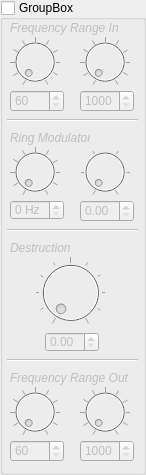
<?xml version="1.0" encoding="UTF-8"?>
<ui version="4.0">
 <class>ConfigRadioGroupBox</class>
 <widget class="QGroupBox" name="ConfigRadioGroupBox">
  <property name="geometry">
   <rect>
    <x>0</x>
    <y>0</y>
    <width>146</width>
    <height>475</height>
   </rect>
  </property>
  <property name="sizePolicy">
   <sizepolicy hsizetype="Fixed" vsizetype="Fixed">
    <horstretch>0</horstretch>
    <verstretch>0</verstretch>
   </sizepolicy>
  </property>
  <property name="minimumSize">
   <size>
    <width>146</width>
    <height>475</height>
   </size>
  </property>
  <property name="maximumSize">
   <size>
    <width>146</width>
    <height>475</height>
   </size>
  </property>
  <property name="baseSize">
   <size>
    <width>146</width>
    <height>475</height>
   </size>
  </property>
  <property name="windowTitle">
   <string notr="true">GroupBox</string>
  </property>
  <property name="title">
   <string>GroupBox</string>
  </property>
  <property name="checkable">
   <bool>true</bool>
  </property>
  <property name="checked">
   <bool>false</bool>
  </property>
  <widget class="Line" name="line">
   <property name="geometry">
    <rect>
     <x>7</x>
     <y>110</y>
     <width>131</width>
     <height>20</height>
    </rect>
   </property>
   <property name="orientation">
    <enum>Qt::Horizontal</enum>
   </property>
  </widget>
  <widget class="QDial" name="dial_in_lo">
   <property name="geometry">
    <rect>
     <x>10</x>
     <y>30</y>
     <width>50</width>
     <height>64</height>
    </rect>
   </property>
   <property name="minimum">
    <number>60</number>
   </property>
   <property name="maximum">
    <number>999</number>
   </property>
   <property name="singleStep">
    <number>10</number>
   </property>
   <property name="pageStep">
    <number>100</number>
   </property>
   <property name="value">
    <number>60</number>
   </property>
   <property name="notchTarget">
    <double>9.699999999999999</double>
   </property>
   <property name="notchesVisible">
    <bool>true</bool>
   </property>
  </widget>
  <widget class="QDial" name="dial_in_hi">
   <property name="geometry">
    <rect>
     <x>80</x>
     <y>30</y>
     <width>50</width>
     <height>64</height>
    </rect>
   </property>
   <property name="minimum">
    <number>1000</number>
   </property>
   <property name="maximum">
    <number>6000</number>
   </property>
   <property name="singleStep">
    <number>10</number>
   </property>
   <property name="pageStep">
    <number>100</number>
   </property>
   <property name="notchTarget">
    <double>9.699999999999999</double>
   </property>
   <property name="notchesVisible">
    <bool>true</bool>
   </property>
  </widget>
  <widget class="QLabel" name="label_bp">
   <property name="geometry">
    <rect>
     <x>10</x>
     <y>20</y>
     <width>121</width>
     <height>16</height>
    </rect>
   </property>
   <property name="font">
    <font>
     <weight>50</weight>
     <italic>true</italic>
     <bold>false</bold>
    </font>
   </property>
   <property name="toolTip">
    <string/>
   </property>
   <property name="text">
    <string notr="true">Frequency Range In</string>
   </property>
  </widget>
  <widget class="QDoubleSpinBox" name="doubleSpinBox_in_hi">
   <property name="geometry">
    <rect>
     <x>80</x>
     <y>90</y>
     <width>54</width>
     <height>22</height>
    </rect>
   </property>
   <property name="suffix">
    <string notr="true"/>
   </property>
   <property name="decimals">
    <number>0</number>
   </property>
   <property name="minimum">
    <double>1000.000000000000000</double>
   </property>
   <property name="maximum">
    <double>6000.000000000000000</double>
   </property>
   <property name="singleStep">
    <double>10.000000000000000</double>
   </property>
  </widget>
  <widget class="QDoubleSpinBox" name="doubleSpinBox_in_lo">
   <property name="geometry">
    <rect>
     <x>10</x>
     <y>90</y>
     <width>54</width>
     <height>22</height>
    </rect>
   </property>
   <property name="decimals">
    <number>0</number>
   </property>
   <property name="minimum">
    <double>60.000000000000000</double>
   </property>
   <property name="maximum">
    <double>999.000000000000000</double>
   </property>
   <property name="singleStep">
    <double>10.000000000000000</double>
   </property>
   <property name="value">
    <double>60.000000000000000</double>
   </property>
  </widget>
  <widget class="QLabel" name="label_dest">
   <property name="geometry">
    <rect>
     <x>10</x>
     <y>240</y>
     <width>71</width>
     <height>16</height>
    </rect>
   </property>
   <property name="font">
    <font>
     <italic>true</italic>
    </font>
   </property>
   <property name="text">
    <string>Destruction</string>
   </property>
  </widget>
  <widget class="QDial" name="dial_destr">
   <property name="geometry">
    <rect>
     <x>35</x>
     <y>247</y>
     <width>71</width>
     <height>91</height>
    </rect>
   </property>
   <property name="maximum">
    <number>20</number>
   </property>
   <property name="notchTarget">
    <double>9.699999999999999</double>
   </property>
   <property name="notchesVisible">
    <bool>true</bool>
   </property>
  </widget>
  <widget class="QDoubleSpinBox" name="doubleSpinBox_destr">
   <property name="geometry">
    <rect>
     <x>45</x>
     <y>332</y>
     <width>54</width>
     <height>20</height>
    </rect>
   </property>
   <property name="decimals">
    <number>2</number>
   </property>
   <property name="maximum">
    <double>20.000000000000000</double>
   </property>
  </widget>
  <widget class="Line" name="line_2">
   <property name="geometry">
    <rect>
     <x>7</x>
     <y>220</y>
     <width>131</width>
     <height>20</height>
    </rect>
   </property>
   <property name="orientation">
    <enum>Qt::Horizontal</enum>
   </property>
  </widget>
  <widget class="QLabel" name="label_rm">
   <property name="geometry">
    <rect>
     <x>10</x>
     <y>130</y>
     <width>80</width>
     <height>16</height>
    </rect>
   </property>
   <property name="font">
    <font>
     <italic>true</italic>
    </font>
   </property>
   <property name="text">
    <string>Ring Modulator</string>
   </property>
  </widget>
  <widget class="QDial" name="dial_rm">
   <property name="geometry">
    <rect>
     <x>10</x>
     <y>140</y>
     <width>50</width>
     <height>64</height>
    </rect>
   </property>
   <property name="toolTip">
    <string>Modulator Frequency</string>
   </property>
   <property name="maximum">
    <number>10000</number>
   </property>
   <property name="singleStep">
    <number>10</number>
   </property>
   <property name="pageStep">
    <number>100</number>
   </property>
   <property name="notchTarget">
    <double>9.699999999999999</double>
   </property>
   <property name="notchesVisible">
    <bool>true</bool>
   </property>
  </widget>
  <widget class="QDoubleSpinBox" name="doubleSpinBox_rm">
   <property name="geometry">
    <rect>
     <x>10</x>
     <y>200</y>
     <width>54</width>
     <height>20</height>
    </rect>
   </property>
   <property name="suffix">
    <string notr="true"> Hz</string>
   </property>
   <property name="decimals">
    <number>0</number>
   </property>
   <property name="maximum">
    <double>10000.000000000000000</double>
   </property>
   <property name="singleStep">
    <double>100.000000000000000</double>
   </property>
  </widget>
  <widget class="QDial" name="dial_rm_mix">
   <property name="geometry">
    <rect>
     <x>80</x>
     <y>140</y>
     <width>50</width>
     <height>64</height>
    </rect>
   </property>
   <property name="toolTip">
    <string>Mix</string>
   </property>
   <property name="minimum">
    <number>0</number>
   </property>
   <property name="maximum">
    <number>100</number>
   </property>
   <property name="singleStep">
    <number>10</number>
   </property>
   <property name="pageStep">
    <number>100</number>
   </property>
   <property name="value">
    <number>0</number>
   </property>
   <property name="notchTarget">
    <double>9.699999999999999</double>
   </property>
   <property name="notchesVisible">
    <bool>true</bool>
   </property>
  </widget>
  <widget class="QDoubleSpinBox" name="doubleSpinBox_rm_mix">
   <property name="geometry">
    <rect>
     <x>80</x>
     <y>200</y>
     <width>54</width>
     <height>22</height>
    </rect>
   </property>
   <property name="suffix">
    <string notr="true"/>
   </property>
   <property name="decimals">
    <number>2</number>
   </property>
   <property name="minimum">
    <double>0.000000000000000</double>
   </property>
   <property name="maximum">
    <double>1.000000000000000</double>
   </property>
   <property name="singleStep">
    <double>0.100000000000000</double>
   </property>
  </widget>
  <widget class="Line" name="line_3">
   <property name="geometry">
    <rect>
     <x>7</x>
     <y>350</y>
     <width>131</width>
     <height>20</height>
    </rect>
   </property>
   <property name="orientation">
    <enum>Qt::Horizontal</enum>
   </property>
  </widget>
  <widget class="QLabel" name="label_bp_out">
   <property name="geometry">
    <rect>
     <x>10</x>
     <y>370</y>
     <width>121</width>
     <height>16</height>
    </rect>
   </property>
   <property name="font">
    <font>
     <weight>50</weight>
     <italic>true</italic>
     <bold>false</bold>
    </font>
   </property>
   <property name="text">
    <string notr="true">Frequency Range Out</string>
   </property>
  </widget>
  <widget class="QDoubleSpinBox" name="doubleSpinBox_out_lo">
   <property name="geometry">
    <rect>
     <x>10</x>
     <y>440</y>
     <width>54</width>
     <height>22</height>
    </rect>
   </property>
   <property name="decimals">
    <number>0</number>
   </property>
   <property name="minimum">
    <double>60.000000000000000</double>
   </property>
   <property name="maximum">
    <double>999.000000000000000</double>
   </property>
   <property name="singleStep">
    <double>10.000000000000000</double>
   </property>
   <property name="value">
    <double>60.000000000000000</double>
   </property>
  </widget>
  <widget class="QDial" name="dial_out_lo">
   <property name="geometry">
    <rect>
     <x>10</x>
     <y>380</y>
     <width>50</width>
     <height>64</height>
    </rect>
   </property>
   <property name="minimum">
    <number>60</number>
   </property>
   <property name="maximum">
    <number>999</number>
   </property>
   <property name="singleStep">
    <number>10</number>
   </property>
   <property name="pageStep">
    <number>100</number>
   </property>
   <property name="value">
    <number>60</number>
   </property>
   <property name="notchTarget">
    <double>9.699999999999999</double>
   </property>
   <property name="notchesVisible">
    <bool>true</bool>
   </property>
  </widget>
  <widget class="QDial" name="dial_out_hi">
   <property name="geometry">
    <rect>
     <x>80</x>
     <y>380</y>
     <width>50</width>
     <height>64</height>
    </rect>
   </property>
   <property name="minimum">
    <number>1000</number>
   </property>
   <property name="maximum">
    <number>6000</number>
   </property>
   <property name="singleStep">
    <number>10</number>
   </property>
   <property name="pageStep">
    <number>100</number>
   </property>
   <property name="notchTarget">
    <double>9.699999999999999</double>
   </property>
   <property name="notchesVisible">
    <bool>true</bool>
   </property>
  </widget>
  <widget class="QDoubleSpinBox" name="doubleSpinBox_out_hi">
   <property name="geometry">
    <rect>
     <x>80</x>
     <y>440</y>
     <width>54</width>
     <height>22</height>
    </rect>
   </property>
   <property name="suffix">
    <string notr="true"/>
   </property>
   <property name="decimals">
    <number>0</number>
   </property>
   <property name="minimum">
    <double>1000.000000000000000</double>
   </property>
   <property name="maximum">
    <double>6000.000000000000000</double>
   </property>
   <property name="singleStep">
    <double>10.000000000000000</double>
   </property>
  </widget>
 </widget>
 <resources/>
 <connections/>
</ui>
